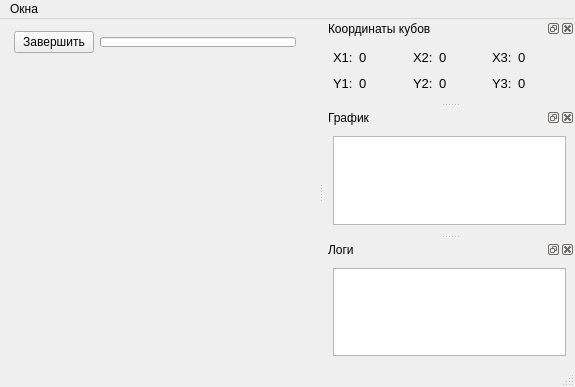
<?xml version="1.0" encoding="UTF-8"?>
<ui version="4.0">
 <class>MainWindow</class>
 <widget class="QMainWindow" name="MainWindow">
  <property name="windowModality">
   <enum>Qt::NonModal</enum>
  </property>
  <property name="geometry">
   <rect>
    <x>0</x>
    <y>0</y>
    <width>575</width>
    <height>387</height>
   </rect>
  </property>
  <property name="windowTitle">
   <string>ModeWindow. DevirtaPics</string>
  </property>
  <property name="dockOptions">
   <set>QMainWindow::AllowTabbedDocks|QMainWindow::AnimatedDocks</set>
  </property>
  <widget class="QWidget" name="centralwidget">
   <layout class="QVBoxLayout" name="verticalLayout_4">
    <item>
     <layout class="QHBoxLayout" name="info_vlabel">
      <property name="leftMargin">
       <number>5</number>
      </property>
      <property name="topMargin">
       <number>3</number>
      </property>
      <property name="bottomMargin">
       <number>5</number>
      </property>
      <item>
       <widget class="QPushButton" name="finish_btn">
        <property name="sizePolicy">
         <sizepolicy hsizetype="Maximum" vsizetype="Fixed">
          <horstretch>0</horstretch>
          <verstretch>0</verstretch>
         </sizepolicy>
        </property>
        <property name="maximumSize">
         <size>
          <width>16777215</width>
          <height>25</height>
         </size>
        </property>
        <property name="text">
         <string> Завершить </string>
        </property>
       </widget>
      </item>
      <item>
       <widget class="QProgressBar" name="progressBar">
        <property name="enabled">
         <bool>true</bool>
        </property>
        <property name="maximumSize">
         <size>
          <width>16777215</width>
          <height>10</height>
         </size>
        </property>
        <property name="value">
         <number>0</number>
        </property>
        <property name="textVisible">
         <bool>false</bool>
        </property>
        <property name="orientation">
         <enum>Qt::Horizontal</enum>
        </property>
        <property name="invertedAppearance">
         <bool>false</bool>
        </property>
        <property name="format">
         <string>%p</string>
        </property>
       </widget>
      </item>
      <item>
       <widget class="QLabel" name="pr_bar_text">
        <property name="text">
         <string/>
        </property>
       </widget>
      </item>
     </layout>
    </item>
    <item>
     <widget class="QLabel" name="mn_video_box">
      <property name="sizePolicy">
       <sizepolicy hsizetype="MinimumExpanding" vsizetype="MinimumExpanding">
        <horstretch>0</horstretch>
        <verstretch>0</verstretch>
       </sizepolicy>
      </property>
      <property name="minimumSize">
       <size>
        <width>300</width>
        <height>200</height>
       </size>
      </property>
      <property name="text">
       <string/>
      </property>
     </widget>
    </item>
   </layout>
  </widget>
  <widget class="QStatusBar" name="statusbar"/>
  <widget class="QMenuBar" name="menubar">
   <property name="geometry">
    <rect>
     <x>0</x>
     <y>0</y>
     <width>575</width>
     <height>21</height>
    </rect>
   </property>
   <widget class="QMenu" name="windows_m">
    <property name="title">
     <string>Окна</string>
    </property>
    <addaction name="restore_w_act"/>
   </widget>
   <addaction name="windows_m"/>
  </widget>
  <widget class="QDockWidget" name="coords_dockw">
   <property name="features">
    <set>QDockWidget::AllDockWidgetFeatures</set>
   </property>
   <property name="windowTitle">
    <string>Координаты кубов</string>
   </property>
   <attribute name="dockWidgetArea">
    <number>2</number>
   </attribute>
   <widget class="QWidget" name="dockWidgetContents_18">
    <layout class="QVBoxLayout" name="verticalLayout_6">
     <item>
      <layout class="QGridLayout" name="gridLayout_4">
       <item row="0" column="0">
        <widget class="QLabel" name="label_x1_4">
         <property name="sizePolicy">
          <sizepolicy hsizetype="Maximum" vsizetype="Fixed">
           <horstretch>0</horstretch>
           <verstretch>0</verstretch>
          </sizepolicy>
         </property>
         <property name="minimumSize">
          <size>
           <width>0</width>
           <height>20</height>
          </size>
         </property>
         <property name="font">
          <font>
           <pointsize>10</pointsize>
          </font>
         </property>
         <property name="text">
          <string>X1:</string>
         </property>
        </widget>
       </item>
       <item row="1" column="6">
        <widget class="QLabel" name="y3_val">
         <property name="font">
          <font>
           <pointsize>10</pointsize>
          </font>
         </property>
         <property name="text">
          <string>0</string>
         </property>
        </widget>
       </item>
       <item row="0" column="2">
        <widget class="QLabel" name="x1_val">
         <property name="font">
          <font>
           <pointsize>10</pointsize>
          </font>
         </property>
         <property name="text">
          <string>0</string>
         </property>
        </widget>
       </item>
       <item row="1" column="2">
        <widget class="QLabel" name="y1_val">
         <property name="font">
          <font>
           <pointsize>10</pointsize>
          </font>
         </property>
         <property name="text">
          <string>0</string>
         </property>
        </widget>
       </item>
       <item row="1" column="0">
        <widget class="QLabel" name="lable_y1_4">
         <property name="sizePolicy">
          <sizepolicy hsizetype="Maximum" vsizetype="Fixed">
           <horstretch>0</horstretch>
           <verstretch>0</verstretch>
          </sizepolicy>
         </property>
         <property name="minimumSize">
          <size>
           <width>0</width>
           <height>20</height>
          </size>
         </property>
         <property name="font">
          <font>
           <pointsize>10</pointsize>
          </font>
         </property>
         <property name="text">
          <string>Y1:</string>
         </property>
        </widget>
       </item>
       <item row="0" column="5">
        <widget class="QLabel" name="label_x3_3">
         <property name="sizePolicy">
          <sizepolicy hsizetype="Maximum" vsizetype="Preferred">
           <horstretch>0</horstretch>
           <verstretch>0</verstretch>
          </sizepolicy>
         </property>
         <property name="font">
          <font>
           <pointsize>10</pointsize>
          </font>
         </property>
         <property name="text">
          <string>X3:</string>
         </property>
        </widget>
       </item>
       <item row="1" column="3">
        <widget class="QLabel" name="label_y2_4">
         <property name="sizePolicy">
          <sizepolicy hsizetype="Maximum" vsizetype="Preferred">
           <horstretch>0</horstretch>
           <verstretch>0</verstretch>
          </sizepolicy>
         </property>
         <property name="font">
          <font>
           <pointsize>10</pointsize>
          </font>
         </property>
         <property name="text">
          <string>Y2:</string>
         </property>
        </widget>
       </item>
       <item row="1" column="5">
        <widget class="QLabel" name="label_y3_3">
         <property name="sizePolicy">
          <sizepolicy hsizetype="Maximum" vsizetype="Preferred">
           <horstretch>0</horstretch>
           <verstretch>0</verstretch>
          </sizepolicy>
         </property>
         <property name="font">
          <font>
           <pointsize>10</pointsize>
          </font>
         </property>
         <property name="text">
          <string>Y3:</string>
         </property>
        </widget>
       </item>
       <item row="1" column="4">
        <widget class="QLabel" name="y2_val">
         <property name="font">
          <font>
           <pointsize>10</pointsize>
          </font>
         </property>
         <property name="text">
          <string>0</string>
         </property>
        </widget>
       </item>
       <item row="0" column="6">
        <widget class="QLabel" name="x3_val">
         <property name="font">
          <font>
           <pointsize>10</pointsize>
          </font>
         </property>
         <property name="text">
          <string>0</string>
         </property>
        </widget>
       </item>
       <item row="0" column="4">
        <widget class="QLabel" name="x2_val">
         <property name="font">
          <font>
           <pointsize>10</pointsize>
          </font>
         </property>
         <property name="text">
          <string>0</string>
         </property>
        </widget>
       </item>
       <item row="0" column="3">
        <widget class="QLabel" name="label_x2_4">
         <property name="sizePolicy">
          <sizepolicy hsizetype="Maximum" vsizetype="Preferred">
           <horstretch>0</horstretch>
           <verstretch>0</verstretch>
          </sizepolicy>
         </property>
         <property name="font">
          <font>
           <pointsize>10</pointsize>
          </font>
         </property>
         <property name="text">
          <string>X2:</string>
         </property>
        </widget>
       </item>
      </layout>
     </item>
     <item>
      <spacer name="verticalSpacer">
       <property name="orientation">
        <enum>Qt::Vertical</enum>
       </property>
       <property name="sizeHint" stdset="0">
        <size>
         <width>20</width>
         <height>40</height>
        </size>
       </property>
      </spacer>
     </item>
    </layout>
   </widget>
  </widget>
  <widget class="QDockWidget" name="graph_dockw">
   <property name="features">
    <set>QDockWidget::AllDockWidgetFeatures</set>
   </property>
   <property name="windowTitle">
    <string>График</string>
   </property>
   <attribute name="dockWidgetArea">
    <number>2</number>
   </attribute>
   <widget class="QWidget" name="dockWidgetContents_20">
    <layout class="QVBoxLayout" name="verticalLayout_3">
     <item>
      <widget class="GraphicsLayoutWidget" name="graphicsView">
       <property name="sizePolicy">
        <sizepolicy hsizetype="Preferred" vsizetype="Preferred">
         <horstretch>0</horstretch>
         <verstretch>0</verstretch>
        </sizepolicy>
       </property>
       <property name="minimumSize">
        <size>
         <width>0</width>
         <height>0</height>
        </size>
       </property>
      </widget>
     </item>
    </layout>
   </widget>
  </widget>
  <widget class="QDockWidget" name="logs_dockw">
   <property name="features">
    <set>QDockWidget::AllDockWidgetFeatures</set>
   </property>
   <property name="windowTitle">
    <string>Логи</string>
   </property>
   <attribute name="dockWidgetArea">
    <number>2</number>
   </attribute>
   <widget class="QWidget" name="dockWidgetContents_21">
    <layout class="QVBoxLayout" name="verticalLayout_7">
     <item>
      <widget class="QPlainTextEdit" name="br_logs">
       <property name="sizePolicy">
        <sizepolicy hsizetype="Preferred" vsizetype="Preferred">
         <horstretch>0</horstretch>
         <verstretch>0</verstretch>
        </sizepolicy>
       </property>
       <property name="minimumSize">
        <size>
         <width>0</width>
         <height>0</height>
        </size>
       </property>
       <property name="maximumSize">
        <size>
         <width>16777215</width>
         <height>16777215</height>
        </size>
       </property>
       <property name="frameShape">
        <enum>QFrame::StyledPanel</enum>
       </property>
       <property name="readOnly">
        <bool>true</bool>
       </property>
       <property name="plainText">
        <string/>
       </property>
      </widget>
     </item>
    </layout>
   </widget>
  </widget>
  <action name="restore_w_act">
   <property name="text">
    <string>Восстановить все окна</string>
   </property>
  </action>
  <action name="action_2">
   <property name="text">
    <string>Окно графика</string>
   </property>
  </action>
 </widget>
 <customwidgets>
  <customwidget>
   <class>GraphicsLayoutWidget</class>
   <extends>QGraphicsView</extends>
   <header>pyqtgraph</header>
  </customwidget>
 </customwidgets>
 <resources/>
 <connections>
  <connection>
   <sender>restore_w_act</sender>
   <signal>triggered()</signal>
   <receiver>graph_dockw</receiver>
   <slot>show()</slot>
   <hints>
    <hint type="sourcelabel">
     <x>-1</x>
     <y>-1</y>
    </hint>
    <hint type="destinationlabel">
     <x>504</x>
     <y>186</y>
    </hint>
   </hints>
  </connection>
  <connection>
   <sender>restore_w_act</sender>
   <signal>triggered()</signal>
   <receiver>coords_dockw</receiver>
   <slot>show()</slot>
   <hints>
    <hint type="sourcelabel">
     <x>-1</x>
     <y>-1</y>
    </hint>
    <hint type="destinationlabel">
     <x>504</x>
     <y>71</y>
    </hint>
   </hints>
  </connection>
  <connection>
   <sender>restore_w_act</sender>
   <signal>triggered()</signal>
   <receiver>logs_dockw</receiver>
   <slot>show()</slot>
   <hints>
    <hint type="sourcelabel">
     <x>-1</x>
     <y>-1</y>
    </hint>
    <hint type="destinationlabel">
     <x>504</x>
     <y>308</y>
    </hint>
   </hints>
  </connection>
 </connections>
</ui>
